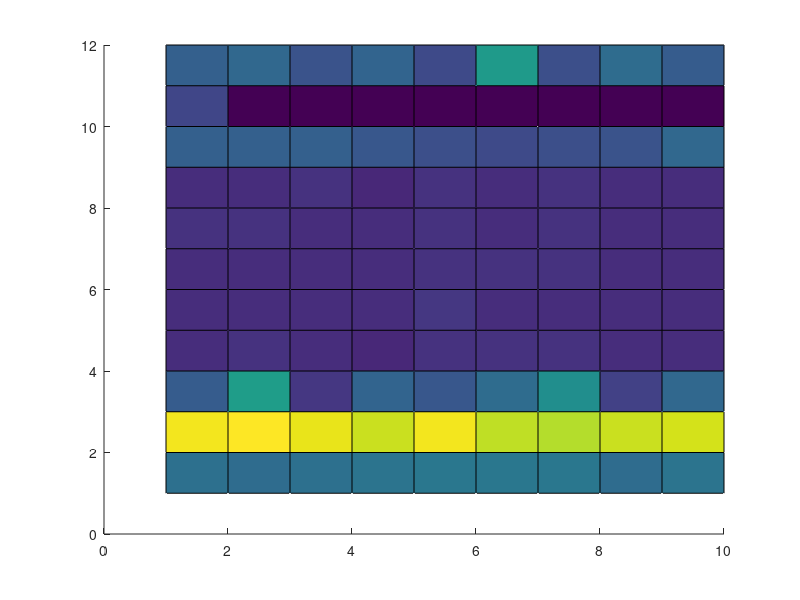

This figure's MATLAB source:
clear all
close all
load refImports

refImports;
Days = 10; Mods = 12;
totSize = length(refImports);
lengthOfPortion = totSize/Days;

for ii = 1: Days
    thisPortion = refImports(1+lengthOfPortion*(ii-1): lengthOfPortion*(ii));
    portSize = length(thisPortion);
    lengthOfPortionP = portSize/Mods;
    for iii = 1: Mods
        thisPortionP(iii,ii) =  mean(thisPortion(1+lengthOfPortionP*(iii-1): lengthOfPortionP*(iii)));
    end
    hold on;
    
end
surface(thisPortionP);